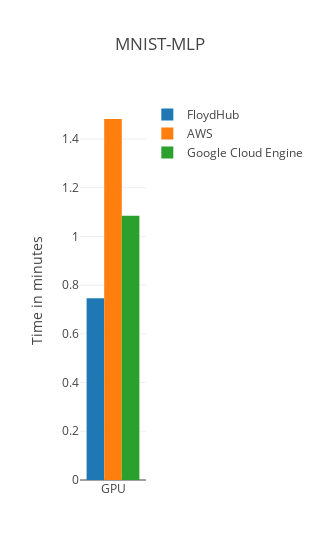

The notebook cell this image was saved under:
### Markdown cell above
## 1. MNIST MLP
<a name="MLP"></a>

FC(784, 512)[ReLU][Dropout 0.2] -> FC(512, 512)[ReLU][Dropout 0.2] -> FC(512, 10)[Softmax]

### Code cell
# Extract info from CSV
fh_mnist_mlp_file = ['../logs/fh/gpu/mnist_mlp_tensorflow.csv']

aws_mnist_mlp_file = ['../logs/aws/gpu/mnist_mlp_tensorflow.csv']

gce_mnist_mlp_file = ['../logs/gce/gpu/mnist_mlp_tensorflow.csv']

fh_time = []
for csv_file in fh_mnist_mlp_file:
    fh_time.append(from_csv_to_time(csv_file))

aws_time = []
for csv_file in aws_mnist_mlp_file:
    aws_time.append(from_csv_to_time(csv_file))    
    
gce_time = []
for csv_file in gce_mnist_mlp_file:
    gce_time.append(from_csv_to_time(csv_file))
    
# Plot
plot_total_time(fh_time, aws_time, gce_time, title="MNIST-MLP")

### Figure 1 — Plotly figure (JSON) as saved in the notebook; plotly's stock layout.template omitted (floating-point values rounded to 4 significant figures)
{"data": [{"name": "FloydHub", "type": "bar", "x": ["GPU"], "y": [0.7458]}, {"name": "AWS", "type": "bar", "x": ["GPU"], "y": [1.482]}, {"name": "Google Cloud Engine", "type": "bar", "x": ["GPU"], "y": [1.085]}], "layout": {"barmode": "group", "title": "MNIST-MLP", "width": 1, "yaxis": {"title": "Time in minutes"}}}
